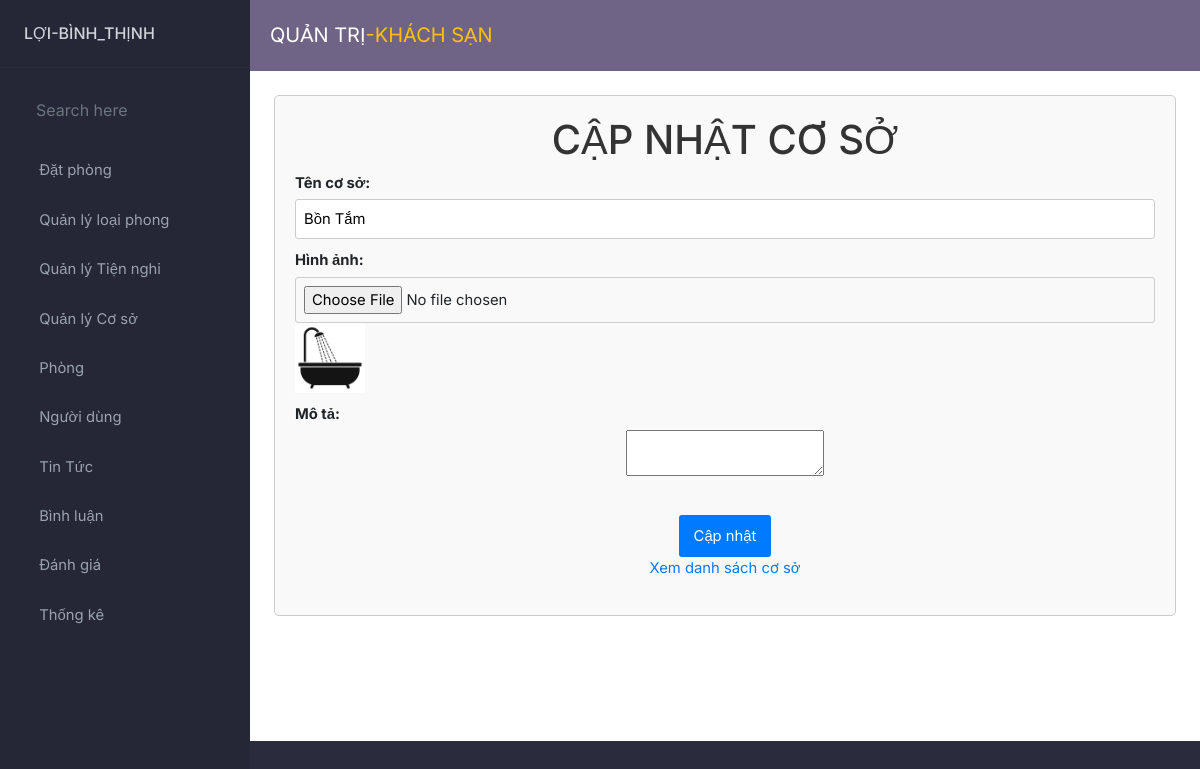
/admin/index.php?act=sua_coso&id=2, run on the app's committed database.
### tables this page shows
CREATE TABLE `co_so` (
  `id` int(11) NOT NULL,
  `ten_coso` varchar(255) DEFAULT NULL,
  `hinh` varchar(255) DEFAULT NULL,
  `mo_ta` text DEFAULT NULL
);

### model/pdo.php (called while the page is built, shortened)
<?php
function pdo_get_connection()
{
    $dburl = "mysql:host=localhost;dbname=du_an_1;charset=utf8";
    $username = 'root';
    $password = '';
    $conn = new PDO($dburl, $username, $password);
    $conn->setAttribute(PDO::ATTR_ERRMODE, PDO::ERRMODE_EXCEPTION);
    return $conn;
}
function pdo_query_one($sql)
{
    $sql_args = array_slice(func_get_args(), 1);
    try {
        $conn = pdo_get_connection();
        $stmt = $conn->prepare($sql);
        $stmt->execute($sql_args);
        $row = $stmt->fetch(PDO::FETCH_ASSOC);
        return $row;
    } catch (PDOException $e) {
        throw $e;
    } finally {
        unset($conn);
    }
}

### model/coso.php (called while the page is built, shortened)
<?php
function sua_coso($id)
{
    $sql = "SELECT * FROM co_so WHERE id='$id'";
    $result = pdo_query_one($sql);
    return $result;
}

### admin/coso/capnhat.php (the view, shortened to what this page needs)
<?php
if (is_array($result)) {
    extract($result);
    if (is_file("../upload/" . $hinh)) {
        $hinhxuat = "<img src='../upload/" . $hinh . "' width='70'>";
    } else {
        $hinh = "no photo";
    }
}
?>
<main class="admin__main1">
    <div class="form-container">
        <h1 class="form-title">CẬP NHẬT CƠ SỞ</h1>
        <form action="index.php?act=capnhatcoso" method="POST" enctype="multipart/form-data" class="add-loai-hang-form">
            <div class="form-group">
                <label for="tenlh_bottom" class="formlabel">Tên cơ sở:</label>
                <input type="text" id="tenlh_bottom" name="ten_coso" class="forminput" value="<?php if (isset($ten_coso) && ($ten_coso != '')) echo $ten_coso; ?>" required>
            </div>
            <div class="form-group">
                <label for="tenlh_bottom" class="formlabel">Hình ảnh:</label>
                <input type="file" id="tenlh_bottom" name="hinh" class="forminput">
                <label class="formlabel"><?php echo $hinhxuat; ?></label>
            </div>
            <div class="form-group">
                <label for="tenlh_bottom" class="formlabel">Mô tả:</label>
                <textarea id="editor" name="mota" class="form-input"><?php if (isset($mo_ta) && ($mo_ta != '')) echo $mo_ta; ?></textarea>
            </div>
            <br>
            <input type="submit" name="capnhatcoso" class="form-button" value="Cập nhật">
        </form>
        <p><a href="index.php?act=danhs_coso" class="form-link">Xem danh sách cơ sở</a></p>
    </div>
</main>

### admin/css/style.css (style rules this page uses)
:root { --dk-gray-100: #F3F4F6; --dk-gray-200: #E5E7EB; --dk-gray-300: #D1D5DB; --dk-gray-400: #9CA3AF; --dk-gray-500: #6B7280; --dk-gray-600: #4B5563; --dk-gray-700: #374151; --dk-gray-800: #1F2937; --dk-gray-900: #111827; --dk-dark-bg: #313348; --dk-darker-bg: #2a2b3d; --navbar-bg-color: #6f6486; --sidebar-bg-color: #252636; --sidebar-width: 250px; }
* { margin: 0; padding: 0; box-sizing: border-box; }
body { font-family: 'Inter', sans-serif; background-color: var(--dk-darker-bg); font-size: .925rem; }

### admin/css/from.css (style rules this page uses)
.admin__main1 { text-align: center; }
.form-container { max-width: 1000px; margin: 0 auto; padding: 20px; border: 1px solid #ccc; border-radius: 5px; background-color: #f9f9f9; }
.form-title { color: #333; }
.form-group { margin-bottom: 10px; }
.formlabel { text-align: left; font-weight: bold; display: block; margin-bottom: 5px; }
.forminput { width: 100%; padding: 8px; border: 1px solid #ccc; border-radius: 3px; }
.form-button { background-color: #007bff; color: #fff; padding: 10px 15px; border: none; border-radius: 3px; cursor: pointer; }
.form-link { text-decoration: none; color: #007bff; }
.formlabel { font-weight: bold; margin-bottom: 5px; }

### data on the page
co_so: ten_coso "Bồn Tắm", hinh (picture)
